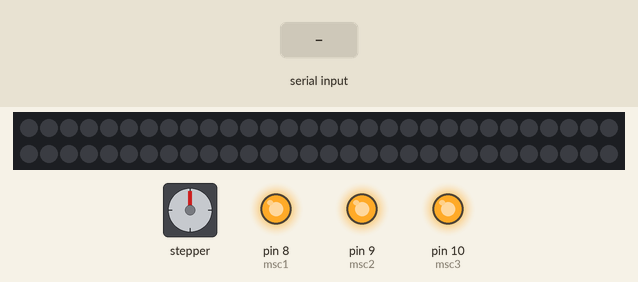
Simulated run of this sketch. Board: Arduino Uno, built with avr-gcc and run on an emulated ATmega328P. On the bench: 60 RGB LEDs in strip order, left to right, continuing on the next row, stepper motor, output pins drawn as LEDs (lit = HIGH). The inputs (shaded band) are chosen by the test bench. Dim RGB values are drawn brighter than linear; stepper angles assume 3200 steps per turn.

Above: at 1.2 s.
1.3 s: "R\n" received over Serial
At 1.45 s:
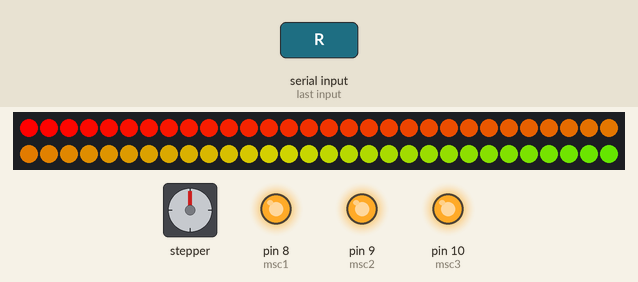
12.5 s: "L90\n" received over Serial
At 14.4 s:
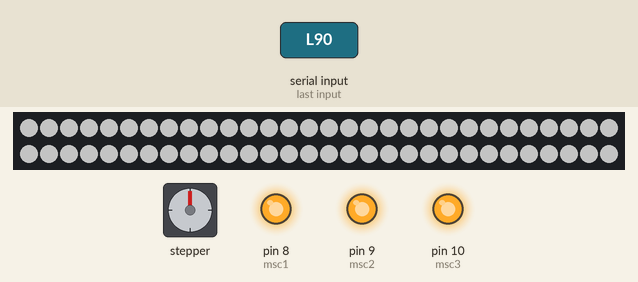
14.9 s: "C90\n" received over Serial
At 15.3 s:
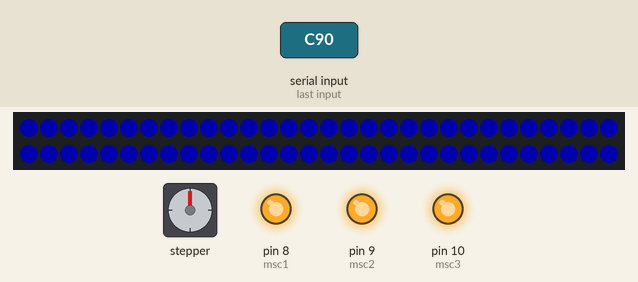
16.4 s: "F90\n" received over Serial
At 17.7 s:
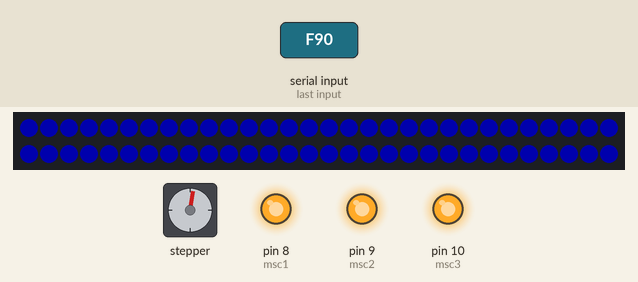
18.0 s: "L,45\n" received over Serial
At 18.9 s:
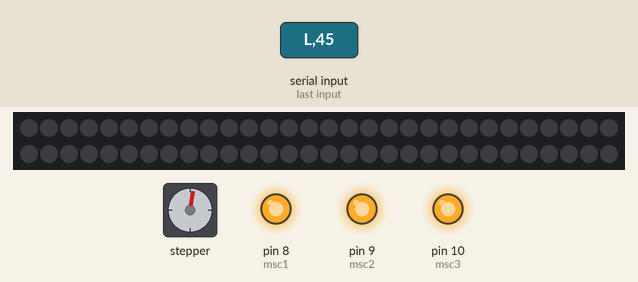
19.5 s: "F90\n" received over Serial
At 20.1 s:
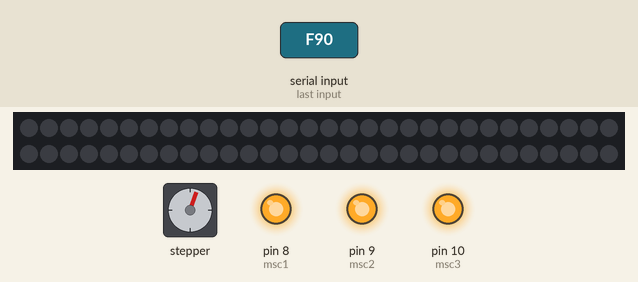
Timing chart, 0 to 22.1 s (numbered marks = the images above; inputs shaded):
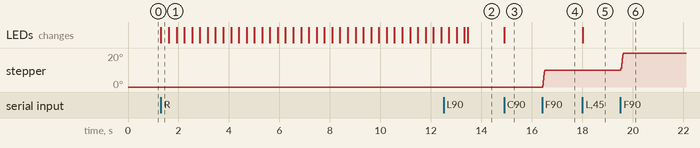

Measured:
- after the input at 1.3 s, the LEDs: change at once (image 1)
- after the input at 12.5 s, the LEDs: first differ from a run without the input after 0.95 s (image 2)
- after the input at 14.9 s, the LEDs: change at once (image 3)
- after the input at 16.4 s, stepper: turns 10° clockwise, starting at once
- after the input at 18.0 s, the LEDs: change at once (image 5)
- after the input at 19.5 s, stepper: turns 10° clockwise, starting at once

The sketch:

serial_connector_arduino.ino
```cpp
// Include the AccelStepper library:
#include <AccelStepper.h>
#include <Adafruit_NeoPixel.h>

// Define stepper motor connections and motor interface type.
// Motor interface type must be set to 1 when using a driver
#define dirPin 2
#define stepPin 3

#define motorInterfaceType 1

#define msc1 8
#define msc2 9
#define msc3 10

// LED Strip Configuration
#define LED_PIN 6
#define LED_COUNT 60
Adafruit_NeoPixel strip = Adafruit_NeoPixel(LED_COUNT, LED_PIN, NEO_GRB + NEO_KHZ800);

// Configuration Parameters
#ifndef STEPS_PER_REVOLUTION_BASE
#define STEPS_PER_REVOLUTION_BASE 200
#endif

#ifndef MICRO_STEPPING
#define MICRO_STEPPING 16
#endif

#ifndef MOTOR_MAX_SPEED
#define MOTOR_MAX_SPEED 1600
#endif

#ifndef MOTOR_ACCELERATION
#define MOTOR_ACCELERATION 1600
#endif

long stepsPerRevolutionBase = STEPS_PER_REVOLUTION_BASE;
long microstepping = MICRO_STEPPING;
long maxSpeed = MOTOR_MAX_SPEED;
long acceleration = MOTOR_ACCELERATION;

// Create a new instance of the AccelStepper class:
AccelStepper stepper = AccelStepper(motorInterfaceType, stepPin, dirPin);

void setMicrostepping(int microsteps) {
  if (microsteps == 1) {
    digitalWrite(msc1, LOW);
    digitalWrite(msc2, LOW);
    digitalWrite(msc3, LOW);
  } else if (microsteps == 2) {
    digitalWrite(msc1, HIGH);
    digitalWrite(msc2, LOW);
    digitalWrite(msc3, LOW);
  } else if (microsteps == 4) {
    digitalWrite(msc1, LOW);
    digitalWrite(msc2, HIGH);
    digitalWrite(msc3, LOW);
  } else if (microsteps == 8) {
    digitalWrite(msc1, HIGH);
    digitalWrite(msc2, HIGH);
    digitalWrite(msc3, LOW);
  } else if (microsteps == 16) {
    digitalWrite(msc1, HIGH);
    digitalWrite(msc2, HIGH);
    digitalWrite(msc3, HIGH);
  }
}

void setup() {
  Serial.begin(9600);
  // Initialize microstepping pins:
  pinMode(msc1, OUTPUT);
  pinMode(msc2, OUTPUT);
  pinMode(msc3, OUTPUT);

  // Set microstepping:
  setMicrostepping(microstepping);

  // Set the maximum speed and acceleration in steps per second:
  if (acceleration != 0) {
    stepper.setAcceleration(acceleration * microstepping);
  }
  if (maxSpeed != 0) {
    stepper.setMaxSpeed(maxSpeed * microstepping);
  }

  // Initialize LED strip
  strip.begin();
  strip.clear();
  strip.show();
}

void rainbowEffect(int wait) {
  for (int j = 0; j < 256; j++) { // Full cycle of colors
    for (int i = 0; i < strip.numPixels(); i++) {
      strip.setPixelColor(i, wheel((i + j) & 255));
    }
    strip.show();
    delay(wait);
  }
}

uint32_t wheel(byte wheelPos) {
  wheelPos = 255 - wheelPos;
  if (wheelPos < 85) {
    return strip.Color(255 - wheelPos * 3, 0, wheelPos * 3);
  }
  if (wheelPos < 170) {
    wheelPos -= 85;
    return strip.Color(0, wheelPos * 3, 255 - wheelPos * 3);
  }
  wheelPos -= 170;
  return strip.Color(wheelPos * 3, 255 - wheelPos * 3, 0);
}

void loop() {
  if (Serial.available() > 0) {
    String inputString = Serial.readStringUntil('\n');
    char command = inputString.charAt(0);
    String valueString = inputString.substring(1);
    long value = valueString.toInt();

    // Motor Control Commands
    if (command == 'F') {
      stepper.moveTo(stepper.currentPosition() + value);
      stepper.runToPosition();
    } else if (command == 'B') {
      stepper.moveTo(stepper.currentPosition() - value);
      stepper.runToPosition();
    }

    // LED Strip Control Commands
    else if (command == 'L') { // Turn on entire LED strip with specified brightness (0-255)
      uint8_t brightness = constrain(value, 0, 255);
      strip.setBrightness(brightness);
      for (int i = 0; i < LED_COUNT; i++) {
        strip.setPixelColor(i, strip.Color(255, 255, 255)); // Default to white color
      }
      strip.show();
    } else if (command == 'O') { // Turn off entire LED strip
      for (int i = 0; i < LED_COUNT; i++) {
        strip.setPixelColor(i, strip.Color(0, 0, 0));
      }
      strip.show();
    } else if (command == 'C') { // Set color of entire LED strip (RRGGBB format)
      long colorValue = strtol(valueString.c_str(), NULL, 16);
      uint8_t r = (colorValue >> 16) & 0xFF;
      uint8_t g = (colorValue >> 8) & 0xFF;
      uint8_t b = colorValue & 0xFF;
      for (int i = 0; i < LED_COUNT; i++) {
        strip.setPixelColor(i, strip.Color(r, g, b));
      }
      strip.show();
    } else if (command == 'R') { // Activate rainbow effect
      int duration = value > 0 ? value : 10; // Default duration is 10 seconds
      unsigned long startTime = millis();
      while (millis() - startTime < duration * 1000) {
        rainbowEffect(20); // Adjust speed with delay (in ms)
      }
      for (int i = 0; i < LED_COUNT; i++) {
        strip.setPixelColor(i, strip.Color(0, 0, 0)); // Clear after rainbow
      }
      strip.show();
    }
  }
}
```
